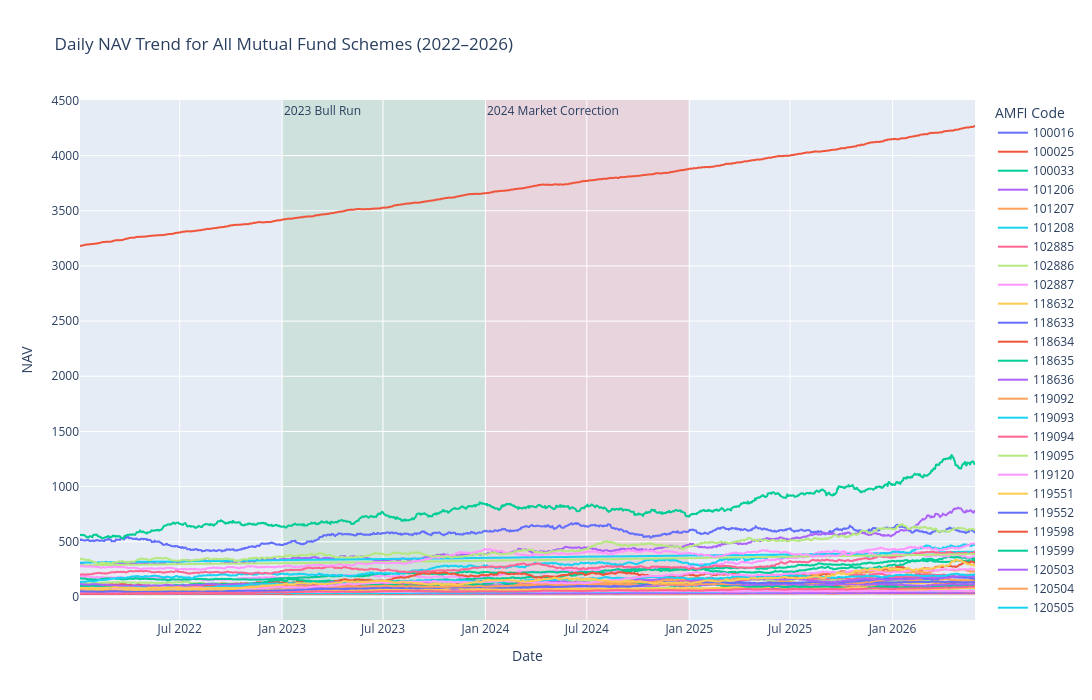

Notebook code cell kept with this figure:
### Code cell
fig.update_layout(
    width=1200,
    height=700,
    legend_title='AMFI Code',
    hovermode='x unified'
)

fig.show()
fig.write_image(
    "../Charts/nav_trend5.png"
)

### Figure 1 — Plotly figure (JSON) as saved in the notebook; plotly's stock layout.template omitted (floating-point values rounded to 4 significant figures; data arrays with more than 128 entries replaced by an {"elided": "..."} marker saying what was removed)
{"data": [{"hovertemplate": "Scheme=100016<br>Date=%{x}<br>NAV=%{y}<extra></extra>", "legendgroup": "100016", "line": {"color": "#636efa", "dash": "solid"}, "marker": {"symbol": "circle"}, "mode": "lines", "name": "100016", "showlegend": true, "type": "scattergl", "x": {"elided": "1150 str values"}, "xaxis": "x", "y": {"elided": "1150 float values"}, "yaxis": "y"}, {"hovertemplate": "Scheme=100025<br>Date=%{x}<br>NAV=%{y}<extra></extra>", "legendgroup": "100025", "line": {"color": "#EF553B", "dash": "solid"}, "marker": {"symbol": "circle"}, "mode": "lines", "name": "100025", "showlegend": true, "type": "scattergl", "x": {"elided": "1150 str values"}, "xaxis": "x", "y": {"elided": "1150 float values"}, "yaxis": "y"}, {"hovertemplate": "Scheme=100033<br>Date=%{x}<br>NAV=%{y}<extra></extra>", "legendgroup": "100033", "line": {"color": "#00cc96", "dash": "solid"}, "marker": {"symbol": "circle"}, "mode": "lines", "name": "100033", "showlegend": true, "type": "scattergl", "x": {"elided": "1150 str values"}, "xaxis": "x", "y": {"elided": "1150 float values"}, "yaxis": "y"}, {"hovertemplate": "Scheme=101206<br>Date=%{x}<br>NAV=%{y}<extra></extra>", "legendgroup": "101206", "line": {"color": "#ab63fa", "dash": "solid"}, "marker": {"symbol": "circle"}, "mode": "lines", "name": "101206", "showlegend": true, "type": "scattergl", "x": {"elided": "1150 str values"}, "xaxis": "x", "y": {"elided": "1150 float values"}, "yaxis": "y"}, {"hovertemplate": "Scheme=101207<br>Date=%{x}<br>NAV=%{y}<extra></extra>", "legendgroup": "101207", "line": {"color": "#FFA15A", "dash": "solid"}, "marker": {"symbol": "circle"}, "mode": "lines", "name": "101207", "showlegend": true, "type": "scattergl", "x": {"elided": "1150 str values"}, "xaxis": "x", "y": {"elided": "1150 float values"}, "yaxis": "y"}, {"hovertemplate": "Scheme=101208<br>Date=%{x}<br>NAV=%{y}<extra></extra>", "legendgroup": "101208", "line": {"color": "#19d3f3", "dash": "solid"}, "marker": {"symbol": "circle"}, "mode": "lines", "name": "101208", "showlegend": true, "type": "scattergl", "x": {"elided": "1150 str values"}, "xaxis": "x", "y": {"elided": "1150 float values"}, "yaxis": "y"}, {"hovertemplate": "Scheme=102885<br>Date=%{x}<br>NAV=%{y}<extra></extra>", "legendgroup": "102885", "line": {"color": "#FF6692", "dash": "solid"}, "marker": {"symbol": "circle"}, "mode": "lines", "name": "102885", "showlegend": true, "type": "scattergl", "x": {"elided": "1150 str values"}, "xaxis": "x", "y": {"elided": "1150 float values"}, "yaxis": "y"}, {"hovertemplate": "Scheme=102886<br>Date=%{x}<br>NAV=%{y}<extra></extra>", "legendgroup": "102886", "line": {"color": "#B6E880", "dash": "solid"}, "marker": {"symbol": "circle"}, "mode": "lines", "name": "102886", "showlegend": true, "type": "scattergl", "x": {"elided": "1150 str values"}, "xaxis": "x", "y": {"elided": "1150 float values"}, "yaxis": "y"}, {"hovertemplate": "Scheme=102887<br>Date=%{x}<br>NAV=%{y}<extra></extra>", "legendgroup": "102887", "line": {"color": "#FF97FF", "dash": "solid"}, "marker": {"symbol": "circle"}, "mode": "lines", "name": "102887", "showlegend": true, "type": "scattergl", "x": {"elided": "1150 str values"}, "xaxis": "x", "y": {"elided": "1150 float values"}, "yaxis": "y"}, {"hovertemplate": "Scheme=118632<br>Date=%{x}<br>NAV=%{y}<extra></extra>", "legendgroup": "118632", "line": {"color": "#FECB52", "dash": "solid"}, "marker": {"symbol": "circle"}, "mode": "lines", "name": "118632", "showlegend": true, "type": "scattergl", "x": {"elided": "1150 str values"}, "xaxis": "x", "y": {"elided": "1150 float values"}, "yaxis": "y"}, {"hovertemplate": "Scheme=118633<br>Date=%{x}<br>NAV=%{y}<extra></extra>", "legendgroup": "118633", "line": {"color": "#636efa", "dash": "solid"}, "marker": {"symbol": "circle"}, "mode": "lines", "name": "118633", "showlegend": true, "type": "scattergl", "x": {"elided": "1150 str values"}, "xaxis": "x", "y": {"elided": "1150 float values"}, "yaxis": "y"}, {"hovertemplate": "Scheme=118634<br>Date=%{x}<br>NAV=%{y}<extra></extra>", "legendgroup": "118634", "line": {"color": "#EF553B", "dash": "solid"}, "marker": {"symbol": "circle"}, "mode": "lines", "name": "118634", "showlegend": true, "type": "scattergl", "x": {"elided": "1150 str values"}, "xaxis": "x", "y": {"elided": "1150 float values"}, "yaxis": "y"}, {"hovertemplate": "Scheme=118635<br>Date=%{x}<br>NAV=%{y}<extra></extra>", "legendgroup": "118635", "line": {"color": "#00cc96", "dash": "solid"}, "marker": {"symbol": "circle"}, "mode": "lines", "name": "118635", "showlegend": true, "type": "scattergl", "x": {"elided": "1150 str values"}, "xaxis": "x", "y": {"elided": "1150 float values"}, "yaxis": "y"}, {"hovertemplate": "Scheme=118636<br>Date=%{x}<br>NAV=%{y}<extra></extra>", "legendgroup": "118636", "line": {"color": "#ab63fa", "dash": "solid"}, "marker": {"symbol": "circle"}, "mode": "lines", "name": "118636", "showlegend": true, "type": "scattergl", "x": {"elided": "1150 str values"}, "xaxis": "x", "y": {"elided": "1150 float values"}, "yaxis": "y"}, {"hovertemplate": "Scheme=119092<br>Date=%{x}<br>NAV=%{y}<extra></extra>", "legendgroup": "119092", "line": {"color": "#FFA15A", "dash": "solid"}, "marker": {"symbol": "circle"}, "mode": "lines", "name": "119092", "showlegend": true, "type": "scattergl", "x": {"elided": "1150 str values"}, "xaxis": "x", "y": {"elided": "1150 float values"}, "yaxis": "y"}, {"hovertemplate": "Scheme=119093<br>Date=%{x}<br>NAV=%{y}<extra></extra>", "legendgroup": "119093", "line": {"color": "#19d3f3", "dash": "solid"}, "marker": {"symbol": "circle"}, "mode": "lines", "name": "119093", "showlegend": true, "type": "scattergl", "x": {"elided": "1150 str values"}, "xaxis": "x", "y": {"elided": "1150 float values"}, "yaxis": "y"}, {"hovertemplate": "Scheme=119094<br>Date=%{x}<br>NAV=%{y}<extra></extra>", "legendgroup": "119094", "line": {"color": "#FF6692", "dash": "solid"}, "marker": {"symbol": "circle"}, "mode": "lines", "name": "119094", "showlegend": true, "type": "scattergl", "x": {"elided": "1150 str values"}, "xaxis": "x", "y": {"elided": "1150 float values"}, "yaxis": "y"}, {"hovertemplate": "Scheme=119095<br>Date=%{x}<br>NAV=%{y}<extra></extra>", "legendgroup": "119095", "line": {"color": "#B6E880", "dash": "solid"}, "marker": {"symbol": "circle"}, "mode": "lines", "name": "119095", "showlegend": true, "type": "scattergl", "x": {"elided": "1150 str values"}, "xaxis": "x", "y": {"elided": "1150 float values"}, "yaxis": "y"}, {"hovertemplate": "Scheme=119120<br>Date=%{x}<br>NAV=%{y}<extra></extra>", "legendgroup": "119120", "line": {"color": "#FF97FF", "dash": "solid"}, "marker": {"symbol": "circle"}, "mode": "lines", "name": "119120", "showlegend": true, "type": "scattergl", "x": {"elided": "1150 str values"}, "xaxis": "x", "y": {"elided": "1150 float values"}, "yaxis": "y"}, {"hovertemplate": "Scheme=119551<br>Date=%{x}<br>NAV=%{y}<extra></extra>", "legendgroup": "119551", "line": {"color": "#FECB52", "dash": "solid"}, "marker": {"symbol": "circle"}, "mode": "lines", "name": "119551", "showlegend": true, "type": "scattergl", "x": {"elided": "1150 str values"}, "xaxis": "x", "y": {"elided": "1150 float values"}, "yaxis": "y"}, {"hovertemplate": "Scheme=119552<br>Date=%{x}<br>NAV=%{y}<extra></extra>", "legendgroup": "119552", "line": {"color": "#636efa", "dash": "solid"}, "marker": {"symbol": "circle"}, "mode": "lines", "name": "119552", "showlegend": true, "type": "scattergl", "x": {"elided": "1150 str values"}, "xaxis": "x", "y": {"elided": "1150 float values"}, "yaxis": "y"}, {"hovertemplate": "Scheme=119598<br>Date=%{x}<br>NAV=%{y}<extra></extra>", "legendgroup": "119598", "line": {"color": "#EF553B", "dash": "solid"}, "marker": {"symbol": "circle"}, "mode": "lines", "name": "119598", "showlegend": true, "type": "scattergl", "x": {"elided": "1150 str values"}, "xaxis": "x", "y": {"elided": "1150 float values"}, "yaxis": "y"}, {"hovertemplate": "Scheme=119599<br>Date=%{x}<br>NAV=%{y}<extra></extra>", "legendgroup": "119599", "line": {"color": "#00cc96", "dash": "solid"}, "marker": {"symbol": "circle"}, "mode": "lines", "name": "119599", "showlegend": true, "type": "scattergl", "x": {"elided": "1150 str values"}, "xaxis": "x", "y": {"elided": "1150 float values"}, "yaxis": "y"}, {"hovertemplate": "Scheme=120503<br>Date=%{x}<br>NAV=%{y}<extra></extra>", "legendgroup": "120503", "line": {"color": "#ab63fa", "dash": "solid"}, "marker": {"symbol": "circle"}, "mode": "lines", "name": "120503", "showlegend": true, "type": "scattergl", "x": {"elided": "1150 str values"}, "xaxis": "x", "y": {"elided": "1150 float values"}, "yaxis": "y"}, {"hovertemplate": "Scheme=120504<br>Date=%{x}<br>NAV=%{y}<extra></extra>", "legendgroup": "120504", "line": {"color": "#FFA15A", "dash": "solid"}, "marker": {"symbol": "circle"}, "mode": "lines", "name": "120504", "showlegend": true, "type": "scattergl", "x": {"elided": "1150 str values"}, "xaxis": "x", "y": {"elided": "1150 float values"}, "yaxis": "y"}, {"hovertemplate": "Scheme=120505<br>Date=%{x}<br>NAV=%{y}<extra></extra>", "legendgroup": "120505", "line": {"color": "#19d3f3", "dash": "solid"}, "marker": {"symbol": "circle"}, "mode": "lines", "name": "120505", "showlegend": true, "type": "scattergl", "x": {"elided": "1150 str values"}, "xaxis": "x", "y": {"elided": "1150 float values"}, "yaxis": "y"}, {"hovertemplate": "Scheme=120506<br>Date=%{x}<br>NAV=%{y}<extra></extra>", "legendgroup": "120506", "line": {"color": "#FF6692", "dash": "solid"}, "marker": {"symbol": "circle"}, "mode": "lines", "name": "120506", "showlegend": true, "type": "scattergl", "x": {"elided": "1150 str values"}, "xaxis": "x", "y": {"elided": "1150 float values"}, "yaxis": "y"}, {"hovertemplate": "Scheme=120507<br>Date=%{x}<br>NAV=%{y}<extra></extra>", "legendgroup": "120507", "line": {"color": "#B6E880", "dash": "solid"}, "marker": {"symbol": "circle"}, "mode": "lines", "name": "120507", "showlegend": true, "type": "scattergl", "x": {"elided": "1150 str values"}, "xaxis": "x", "y": {"elided": "1150 float values"}, "yaxis": "y"}, {"hovertemplate": "Scheme=120841<br>Date=%{x}<br>NAV=%{y}<extra></extra>", "legendgroup": "120841", "line": {"color": "#FF97FF", "dash": "solid"}, "marker": {"symbol": "circle"}, "mode": "lines", "name": "120841", "showlegend": true, "type": "scattergl", "x": {"elided": "1150 str values"}, "xaxis": "x", "y": {"elided": "1150 float values"}, "yaxis": "y"}, {"hovertemplate": "Scheme=120842<br>Date=%{x}<br>NAV=%{y}<extra></extra>", "legendgroup": "120842", "line": {"color": "#FECB52", "dash": "solid"}, "marker": {"symbol": "circle"}, "mode": "lines", "name": "120842", "showlegend": true, "type": "scattergl", "x": {"elided": "1150 str values"}, "xaxis": "x", "y": {"elided": "1150 float values"}, "yaxis": "y"}, {"hovertemplate": "Scheme=120843<br>Date=%{x}<br>NAV=%{y}<extra></extra>", "legendgroup": "120843", "line": {"color": "#636efa", "dash": "solid"}, "marker": {"symbol": "circle"}, "mode": "lines", "name": "120843", "showlegend": true, "type": "scattergl", "x": {"elided": "1150 str values"}, "xaxis": "x", "y": {"elided": "1150 float values"}, "yaxis": "y"}, {"hovertemplate": "Scheme=120844<br>Date=%{x}<br>NAV=%{y}<extra></extra>", "legendgroup": "120844", "line": {"color": "#EF553B", "dash": "solid"}, "marker": {"symbol": "circle"}, "mode": "lines", "name": "120844", "showlegend": true, "type": "scattergl", "x": {"elided": "1150 str values"}, "xaxis": "x", "y": {"elided": "1150 float values"}, "yaxis": "y"}, {"hovertemplate": "Scheme=125497<br>Date=%{x}<br>NAV=%{y}<extra></extra>", "legendgroup": "125497", "line": {"color": "#00cc96", "dash": "solid"}, "marker": {"symbol": "circle"}, "mode": "lines", "name": "125497", "showlegend": true, "type": "scattergl", "x": {"elided": "1150 str values"}, "xaxis": "x", "y": {"elided": "1150 float values"}, "yaxis": "y"}, {"hovertemplate": "Scheme=125498<br>Date=%{x}<br>NAV=%{y}<extra></extra>", "legendgroup": "125498", "line": {"color": "#ab63fa", "dash": "solid"}, "marker": {"symbol": "circle"}, "mode": "lines", "name": "125498", "showlegend": true, "type": "scattergl", "x": {"elided": "1150 str values"}, "xaxis": "x", "y": {"elided": "1150 float values"}, "yaxis": "y"}, {"hovertemplate": "Scheme=148567<br>Date=%{x}<br>NAV=%{y}<extra></extra>", "legendgroup": "148567", "line": {"color": "#FFA15A", "dash": "solid"}, "marker": {"symbol": "circle"}, "mode": "lines", "name": "148567", "showlegend": true, "type": "scattergl", "x": {"elided": "1150 str values"}, "xaxis": "x", "y": {"elided": "1150 float values"}, "yaxis": "y"}, {"hovertemplate": "Scheme=148568<br>Date=%{x}<br>NAV=%{y}<extra></extra>", "legendgroup": "148568", "line": {"color": "#19d3f3", "dash": "solid"}, "marker": {"symbol": "circle"}, "mode": "lines", "name": "148568", "showlegend": true, "type": "scattergl", "x": {"elided": "1150 str values"}, "xaxis": "x", "y": {"elided": "1150 float values"}, "yaxis": "y"}, {"hovertemplate": "Scheme=148569<br>Date=%{x}<br>NAV=%{y}<extra></extra>", "legendgroup": "148569", "line": {"color": "#FF6692", "dash": "solid"}, "marker": {"symbol": "circle"}, "mode": "lines", "name": "148569", "showlegend": true, "type": "scattergl", "x": {"elided": "1150 str values"}, "xaxis": "x", "y": {"elided": "1150 float values"}, "yaxis": "y"}, {"hovertemplate": "Scheme=149322<br>Date=%{x}<br>NAV=%{y}<extra></extra>", "legendgroup": "149322", "line": {"color": "#B6E880", "dash": "solid"}, "marker": {"symbol": "circle"}, "mode": "lines", "name": "149322", "showlegend": true, "type": "scattergl", "x": {"elided": "1150 str values"}, "xaxis": "x", "y": {"elided": "1150 float values"}, "yaxis": "y"}, {"hovertemplate": "Scheme=149323<br>Date=%{x}<br>NAV=%{y}<extra></extra>", "legendgroup": "149323", "line": {"color": "#FF97FF", "dash": "solid"}, "marker": {"symbol": "circle"}, "mode": "lines", "name": "149323", "showlegend": true, "type": "scattergl", "x": {"elided": "1150 str values"}, "xaxis": "x", "y": {"elided": "1150 float values"}, "yaxis": "y"}, {"hovertemplate": "Scheme=149324<br>Date=%{x}<br>NAV=%{y}<extra></extra>", "legendgroup": "149324", "line": {"color": "#FECB52", "dash": "solid"}, "marker": {"symbol": "circle"}, "mode": "lines", "name": "149324", "showlegend": true, "type": "scattergl", "x": {"elided": "1150 str values"}, "xaxis": "x", "y": {"elided": "1150 float values"}, "yaxis": "y"}], "layout": {"annotations": [{"showarrow": false, "text": "2023 Bull Run", "x": "2023-01-01", "xanchor": "left", "xref": "x", "y": 1, "yanchor": "top", "yref": "y domain"}, {"showarrow": false, "text": "2024 Market Correction", "x": "2024-01-01", "xanchor": "left", "xref": "x", "y": 1, "yanchor": "top", "yref": "y domain"}], "height": 700, "hovermode": "x unified", "legend": {"title": {"text": "AMFI Code"}, "tracegroupgap": 0}, "shapes": [{"fillcolor": "green", "layer": "below", "line": {"width": 0}, "opacity": 0.1, "type": "rect", "x0": "2023-01-01", "x1": "2023-12-31", "xref": "x", "y0": 0, "y1": 1, "yref": "y domain"}, {"fillcolor": "red", "layer": "below", "line": {"width": 0}, "opacity": 0.1, "type": "rect", "x0": "2024-01-01", "x1": "2024-12-31", "xref": "x", "y0": 0, "y1": 1, "yref": "y domain"}], "title": {"text": "Daily NAV Trend for All Mutual Fund Schemes (2022–2026)"}, "width": 1200, "xaxis": {"anchor": "y", "domain": [0, 1], "title": {"text": "Date"}}, "yaxis": {"anchor": "x", "domain": [0, 1], "title": {"text": "NAV"}}}}
